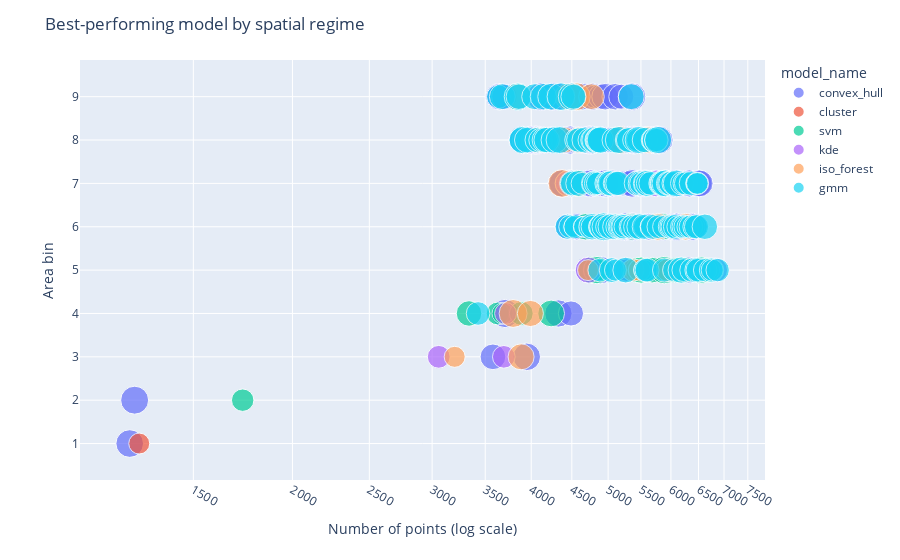

The cell this chart's notebook holds for it:
### Code cell
winners = (
    results_df.sort_values("hybrid_f1", ascending=False)
      .groupby(["area_bin", "n_points"], as_index=False)
      .first()
)

fig = px.scatter(
    winners,
    x="n_points",
    y="area_bin",
    color="model_name",
    size="hybrid_f1",
    hover_data=[
        "hybrid_f1",
        "point_f1",
        "area_f1",
        "area"
    ],
)

fig.update_xaxes(type="log")
fig.update_layout(
    title="Best-performing model by spatial regime",
    xaxis_title="Number of points (log scale)",
    yaxis_title="Area bin",
)

fig.show()

### Figure 1 — Plotly figure (JSON) as saved in the notebook; plotly's stock layout.template omitted (floating-point values rounded to 4 significant figures; data arrays with more than 128 entries replaced by an {"elided": "..."} marker saying what was removed)
{"data": [{"customdata": {"elided": "202x4 float values"}, "hovertemplate": "model_name=convex_hull<br>n_points=%{x}<br>area_bin=%{y}<br>hybrid_f1=%{customdata[0]}<br>point_f1=%{customdata[1]}<br>area_f1=%{customdata[2]}<br>area=%{customdata[3]}<extra></extra>", "legendgroup": "convex_hull", "marker": {"color": "#636efa", "size": {"elided": "202 float values"}, "sizemode": "area", "sizeref": 0.002335, "symbol": "circle"}, "mode": "markers", "name": "convex_hull", "orientation": "v", "showlegend": true, "type": "scatter", "x": {"elided": "202 int values"}, "xaxis": "x", "y": {"elided": "202 int values"}, "yaxis": "y"}, {"customdata": [[0.513, 0.9925, 0.03346, 3.202e-07]], "hovertemplate": "model_name=cluster<br>n_points=%{x}<br>area_bin=%{y}<br>hybrid_f1=%{customdata[0]}<br>point_f1=%{customdata[1]}<br>area_f1=%{customdata[2]}<br>area=%{customdata[3]}<extra></extra>", "legendgroup": "cluster", "marker": {"color": "#EF553B", "size": [0.513], "sizemode": "area", "sizeref": 0.002335, "symbol": "circle"}, "mode": "markers", "name": "cluster", "orientation": "v", "showlegend": true, "type": "scatter", "x": [1282], "xaxis": "x", "y": [1], "yaxis": "y"}, {"customdata": [[0.5878, 0.9902, 0.1853, 3.766e-06], [0.7613, 0.9573, 0.5654, 3.335e-05], [0.611, 0.9741, 0.2479, 9.032e-05], [0.5228, 0.9891, 0.05644, 6.657e-05], [0.6622, 0.9248, 0.3995, 4.265e-05], [0.8346, 0.9848, 0.6844, 3.709e-05], [0.7136, 0.9955, 0.4316, 0.0002989], [0.8514, 0.9921, 0.7107, 0.0004196], [0.742, 0.9941, 0.4899, 0.0003681], [0.8731, 0.9893, 0.7569, 0.0001864], [0.5642, 0.981, 0.1475, 0.0001466], [0.7672, 0.991, 0.5434, 0.000136], [0.7981, 0.9839, 0.6123, 0.000225], [0.6184, 0.9927, 0.244, 0.0004104], [0.7672, 0.989, 0.5455, 0.0003711], [0.8769, 0.998, 0.7558, 0.0004248], [0.5658, 0.9611, 0.1705, 0.000133], [0.7332, 0.9571, 0.5094, 0.0003917], [0.7628, 0.9864, 0.5392, 0.0002667], [0.8282, 0.9957, 0.6607, 0.0003324], [0.6982, 0.9928, 0.4036, 0.0002569], [0.8196, 0.9905, 0.6487, 0.0009057], [0.578, 0.9667, 0.1892, 0.001478], [0.7769, 0.9879, 0.5658, 0.0005316], [0.8449, 0.9976, 0.6923, 0.001522], [0.597, 0.969, 0.2249, 0.0005771], [0.8068, 0.995, 0.6187, 0.0008191], [0.5363, 0.9826, 0.09008, 0.0007805], [0.6025, 0.9915, 0.2136, 0.000932], [0.8109, 0.9736, 0.6483, 0.00207], [0.5992, 0.9822, 0.2161, 0.002175]], "hovertemplate": "model_name=svm<br>n_points=%{x}<br>area_bin=%{y}<br>hybrid_f1=%{customdata[0]}<br>point_f1=%{customdata[1]}<br>area_f1=%{customdata[2]}<br>area=%{customdata[3]}<extra></extra>", "legendgroup": "svm", "marker": {"color": "#00cc96", "size": [0.5878, 0.7613, 0.611, 0.5228, 0.6622, 0.8346, 0.7136, 0.8514, 0.742, 0.8731, 0.5642, 0.7672, 0.7981, 0.6184, 0.7672, 0.8769, 0.5658, 0.7332, 0.7628, 0.8282, 0.6982, 0.8196, 0.578, 0.7769, 0.8449, 0.597, 0.8068, 0.5363, 0.6025, 0.8109, 0.5992], "sizemode": "area", "sizeref": 0.002335, "symbol": "circle"}, "mode": "markers", "name": "svm", "orientation": "v", "showlegend": true, "type": "scatter", "x": [1731, 3339, 3629, 3681, 3886, 4238, 4737, 4772, 4839, 4841, 4855, 5455, 5503, 5642, 5681, 5884, 5896, 6083, 6246, 6550, 6669, 4684, 4835, 5297, 5344, 5621, 5862, 6373, 6409, 4563, 4835], "xaxis": "x", "y": [2, 4, 4, 4, 4, 4, 5, 5, 5, 5, 5, 5, 5, 5, 5, 5, 5, 5, 5, 5, 5, 6, 6, 6, 6, 6, 6, 6, 6, 7, 7], "yaxis": "y"}, {"customdata": [[0.6069, 0.9976, 0.2161, 1.472e-05], [0.5991, 0.9643, 0.234, 2.296e-05], [0.5643, 0.9976, 0.1309, 8.39e-05], [0.7914, 0.9903, 0.5925, 0.0001243], [0.7405, 0.9915, 0.4895, 0.001156], [0.7157, 0.9945, 0.437, 0.003063], [0.8394, 0.9925, 0.6863, 0.002134]], "hovertemplate": "model_name=kde<br>n_points=%{x}<br>area_bin=%{y}<br>hybrid_f1=%{customdata[0]}<br>point_f1=%{customdata[1]}<br>area_f1=%{customdata[2]}<br>area=%{customdata[3]}<extra></extra>", "legendgroup": "kde", "marker": {"color": "#ab63fa", "size": [0.6069, 0.5991, 0.5643, 0.7914, 0.7405, 0.7157, 0.8394], "sizemode": "area", "sizeref": 0.002335, "symbol": "circle"}, "mode": "markers", "name": "kde", "orientation": "v", "showlegend": true, "type": "scatter", "x": [3058, 3694, 3713, 4722, 5294, 4443, 5748], "xaxis": "x", "y": [3, 3, 4, 5, 6, 7, 7], "yaxis": "y"}, {"customdata": [[0.517, 0.9902, 0.04382, 1.952e-05], [0.7905, 0.9952, 0.5858, 1.062e-05], [0.913, 0.9971, 0.8288, 8.014e-05], [0.7973, 0.9961, 0.5985, 9.773e-05], [0.5145, 0.9898, 0.03913, 0.0001315], [0.5918, 0.995, 0.1887, 0.0001511], [0.5676, 0.9903, 0.145, 0.000256], [0.6094, 0.9869, 0.2318, 0.0002713], [0.5748, 0.9831, 0.1666, 0.001134], [0.8419, 0.9799, 0.7038, 0.0009398], [0.8286, 0.996, 0.6612, 0.0005129], [0.8963, 0.9923, 0.8003, 0.00574], [0.7963, 0.9923, 0.6004, 0.003283], [0.6652, 0.9939, 0.3364, 0.002062], [0.7336, 0.9859, 0.4813, 0.01649], [0.7465, 0.9944, 0.4985, 0.01747], [0.7929, 0.9767, 0.6091, 0.0146], [0.8054, 0.9711, 0.6398, 0.02238], [0.7063, 0.9684, 0.4441, 0.0175], [0.8773, 0.9969, 0.7577, 0.01086], [0.8179, 0.9895, 0.6463, 0.01234], [0.8228, 0.9928, 0.6528, 0.07816], [0.7994, 0.9977, 0.601, 0.04503], [0.9187, 0.9974, 0.8401, 0.05668], [0.7705, 0.9962, 0.5449, 0.04234]], "hovertemplate": "model_name=iso_forest<br>n_points=%{x}<br>area_bin=%{y}<br>hybrid_f1=%{customdata[0]}<br>point_f1=%{customdata[1]}<br>area_f1=%{customdata[2]}<br>area=%{customdata[3]}<extra></extra>", "legendgroup": "iso_forest", "marker": {"color": "#FFA15A", "size": [0.517, 0.7905, 0.913, 0.7973, 0.5145, 0.5918, 0.5676, 0.6094, 0.5748, 0.8419, 0.8286, 0.8963, 0.7963, 0.6652, 0.7336, 0.7465, 0.7929, 0.8054, 0.7063, 0.8773, 0.8179, 0.8228, 0.7994, 0.9187, 0.7705], "sizemode": "area", "sizeref": 0.002335, "symbol": "circle"}, "mode": "markers", "name": "iso_forest", "orientation": "v", "showlegend": true, "type": "scatter", "x": [3203, 3884, 3795, 3990, 4717, 5371, 5474, 5945, 5679, 5777, 6261, 4373, 4567, 6181, 4074, 4125, 4401, 4588, 4602, 5179, 5614, 3839, 4449, 4557, 4764], "xaxis": "x", "y": [3, 3, 4, 4, 5, 5, 5, 5, 6, 6, 6, 7, 7, 7, 8, 8, 8, 8, 8, 8, 8, 9, 9, 9, 9], "yaxis": "y"}, {"customdata": {"elided": "150x4 float values"}, "hovertemplate": "model_name=gmm<br>n_points=%{x}<br>area_bin=%{y}<br>hybrid_f1=%{customdata[0]}<br>point_f1=%{customdata[1]}<br>area_f1=%{customdata[2]}<br>area=%{customdata[3]}<extra></extra>", "legendgroup": "gmm", "marker": {"color": "#19d3f3", "size": {"elided": "150 float values"}, "sizemode": "area", "sizeref": 0.002335, "symbol": "circle"}, "mode": "markers", "name": "gmm", "orientation": "v", "showlegend": true, "type": "scatter", "x": {"elided": "150 int values"}, "xaxis": "x", "y": {"elided": "150 int values"}, "yaxis": "y"}], "layout": {"legend": {"itemsizing": "constant", "title": {"text": "model_name"}, "tracegroupgap": 0}, "margin": {"t": 60}, "title": {"text": "Best-performing model by spatial regime"}, "xaxis": {"anchor": "y", "domain": [0, 1], "title": {"text": "Number of points (log scale)"}, "type": "log"}, "yaxis": {"anchor": "x", "domain": [0, 1], "title": {"text": "Area bin"}}}}
